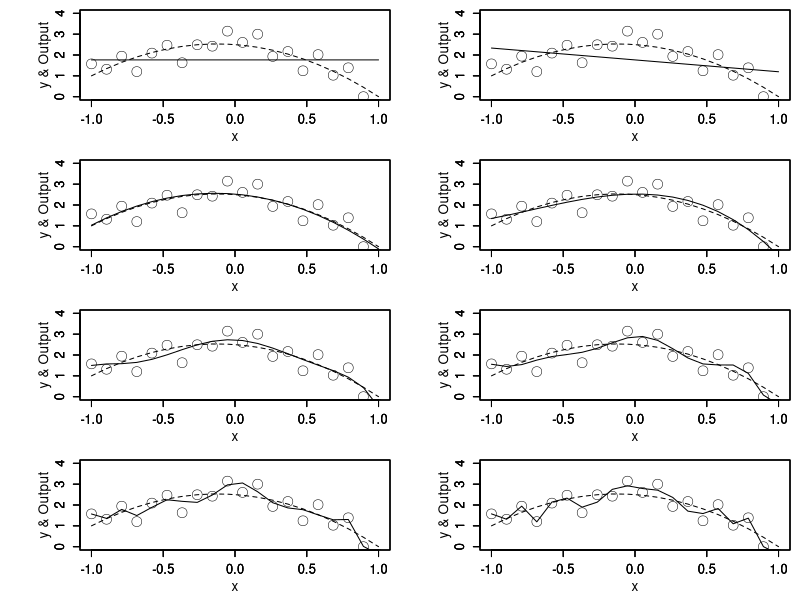

Write the R code that produced this figure.
# サンプルの生成
set.seed(2017)
n <- 20
mmax <- 15
sigma <- 0.4
x <- 2 * (0:(n - 1)) / (n - 1) - 1
X <- rep(1, n)
for (m in 1:mmax) X <- cbind(X, x^m)
tb <- rep(0, mmax + 1)
tb[1:3] <- c(2.5, -0.5, -2)
tf <- X %*% tb
y <- tf + rnorm(n, 0, sigma)
# 次数を変えながら最小二乗推定量と残差二乗平均を計算
fhat <- NULL
err <- NULL
for (m in 1:(mmax+1)) {
  Xm <- X[, 1:m]
# 最小二乗推定量の計算
  bm <- solve(t(Xm) %*% Xm) %*% t(Xm) %*% y
  fm <- Xm %*% bm
  fhat <- cbind(fhat, fm)
# 残差二乗平均の計算
  err <- c(err, mean((y - fm)^2))
}
# サンプル，真の回帰式の出力および推定した出力の描画
par(omi = c(0, 0, 0, 0))
par(mai = c(0.5, 0.8, 0.1, 0.1))
par(ps = 14)
xlim <- c(-1, 1)
ylim <- c(0, 4)
par(mfrow = c(4, 2))
mcand <- c(0, 1, 2, 3, 6, 9, 12, 15)
for(m in mcand){
    plot(x, tf, type = "l", lty = 2, xlim = xlim, ylim = ylim, xlab = "", ylab = "", main = "")
    par(new = T)
    plot(x, fhat[, m+1], type = "l", xlim = xlim, ylim = ylim, xlab = "", ylab = "", main = "")
    par(new=T)
    plot(x, y, type = "p", pch = 1, lwd = 0.5, cex = 2, xlim = xlim, ylim = ylim, xlab = "", ylab = "", ann = F)
    mtext("x", line = 2.3, side = 1, cex = 0.7)
    mtext("y & Output", line = 2.2, side = 2, cex = 0.7)
}

